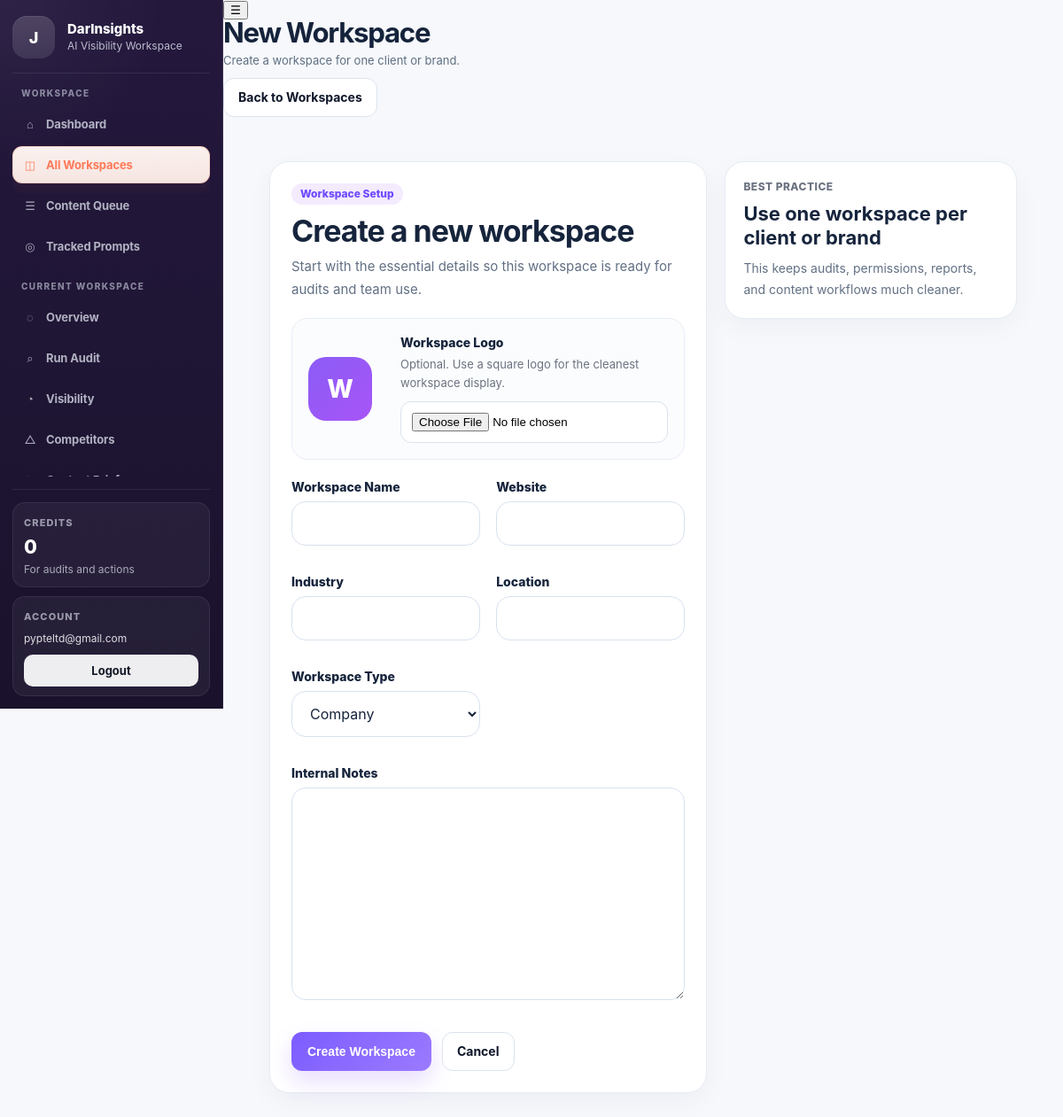
/clients/new (signed in), run on the app's committed database.
### app.py (models this page shows)
class User(UserMixin, db.Model):
    __tablename__ = "users"
    id = db.Column(db.Integer, primary_key=True)
    email = db.Column(db.String(255), unique=True, nullable=False)
    password_hash = db.Column(db.String(255), nullable=False)
    name = db.Column(db.String(255), nullable=False)
    referral_code = db.Column(db.String(50), unique=True, nullable=True)
    referred_by_user_id = db.Column(db.Integer, db.ForeignKey("users.id"), nullable=True)
    created_at = db.Column(db.DateTime, default=datetime.utcnow)
    role = db.Column(db.String(50), default="user")
    plan = db.Column(db.String(50), default="free")
    is_white_label_enabled = db.Column(db.Boolean, default=False)
    agency_name = db.Column(db.String(255), nullable=True)
    wallet = db.relationship(
        "Wallet",
        backref="user",
        uselist=False,
        cascade="all, delete-orphan",
    )
    clients = db.relationship(
        "Client",
        backref="user",
        lazy=True,
        cascade="all, delete-orphan",
    )

class Wallet(db.Model):
    __tablename__ = "wallets"
    id = db.Column(db.Integer, primary_key=True)
    user_id = db.Column(db.Integer, db.ForeignKey("users.id"), unique=True, nullable=False)
    balance = db.Column(db.Integer, default=0, nullable=False)
    updated_at = db.Column(db.DateTime, default=datetime.utcnow, onupdate=datetime.utcnow)

### app.py (the view, shortened to what this page needs)
@app.route("/clients/new", methods=["GET", "POST"])
@login_required
def create_client():
    view_mode = get_view_mode(current_user)
    existing_clients = build_client_views()
    if view_mode == "single" and len(existing_clients) >= 1:
        flash(
            "Your current plan supports 1 workspace only. Upgrade to add more workspaces.",
            "warning",
        )
        return redirect(url_for("pricing_page"))
    allowed, limit, count = can_create_workspace(current_user)
    if not allowed:
        flash(
            f"You’ve reached your workspace limit ({count}/{limit}) for your current plan. Upgrade to add more workspaces.",
            "warning",
        )
        return redirect(url_for("pricing_page"))
    return render_template(
        "client_form.html",
        error=None,
        form_data={},
        mode="create",
        client=None,
    )

### templates/client_form.html (shortened to what this page needs)
{% extends "base.html" %}
{% block page_header %}
<div class="page-header-standard">
    <div class="page-header-copy">
        <h1>{% if mode == "edit" %}Edit Workspace{% else %}New Workspace{% endif %}</h1>
        <p>
            {% if mode == "edit" %}
                Keep this workspace accurate, clean, and ready for audits and collaboration.
            {% else %}
                Create a workspace for one client or brand.
            {% endif %}
        </p>
    </div>
    <div class="page-header-actions">
        <a href="{% if client %}{{ url_for('client_detail', client_id=client.id) }}{% else %}{{ url_for('clients_page') }}{% endif %}" class="btn btn-secondary">
            {% if client %}Back to Workspace{% else %}Back to Workspaces{% endif %}
        </a>
    </div>
</div>
{% endblock %}
{% block content %}
<section class="workspace-form-shell">
    <div class="workspace-form-layout">
        <section class="workspace-form-card">
            <div class="workspace-form-head">
                <div>
                    <span class="section-kicker">{% if mode == "edit" %}Workspace Profile{% else %}Workspace Setup{% endif %}</span>
                    <h2>{% if mode == "edit" %}Update workspace details{% else %}Create a new workspace{% endif %}</h2>
                    <p>
                        {% if mode == "edit" %}
                            Update the main workspace details used across audits, reports, content, and collaboration.
                        {% else %}
                            Start with the essential details so this workspace is ready for audits and team use.
                        {% endif %}
                    </p>
                </div>
            </div>
            <form method="POST" enctype="multipart/form-data" class="workspace-form-stack">
                <div class="workspace-logo-section">
                    <div class="workspace-logo-preview-wrap">
                        {% if client and client.logo_url %}
                        <img src="{{ client.logo_url }}" alt="{{ client.name }} logo" class="workspace-logo-preview">
                        {% else %}
                        <div class="workspace-logo-fallback">
                            {{ ((form_data.get('name', '') if form_data else '')[:1] or (client.name[:1] if client and client.name else 'W'))|upper }}
                        </div>
                        {% endif %}
                    </div>
                    <div class="workspace-logo-copy">
                        <label for="logo">Workspace Logo</label>
                        <p>Optional. Use a square logo for the cleanest workspace display.</p>
                        <input id="logo" type="file" name="logo" accept=".png,.jpg,.jpeg,.webp,.svg">
                    </div>
                </div>
                <div class="form-grid-2">
                    <div class="form-field">
                        <label for="name">Workspace Name</label>
                        <input type="text" id="name" name="name" value="{{ form_data.get('name', '') if form_data else '' }}" required>
                    </div>
                    <div class="form-field">
                        <label for="website">Website</label>
                        <input type="text" id="website" name="website" value="{{ form_data.get('website', '') if form_data else '' }}" required>
                    </div>
                    <div class="form-field">
                        <label for="industry">Industry</label>
                        <input type="text" id="industry" name="industry" value="{{ form_data.get('industry', '') if form_data else '' }}">
                    </div>
                    <div class="form-field">
                        <label for="location">Location</label>
                        <input type="text" id="location" name="location" value="{{ form_data.get('location', '') if form_data else '' }}">
                    </div>
                    <div class="form-field">
                        <label for="owner_type">Workspace Type</label>
                        <select id="owner_type" name="owner_type">
                            {% set selected_owner_type = form_data.get('owner_type', 'company') if form_data else 'company' %}
                            <option value="company" {% if selected_owner_type == 'company' %}selected{% endif %}>Company</option>
                        </select>
                    </div>
                    <div class="form-field form-field-full">
                        <label for="notes">Internal Notes</label>
                        <textarea id="notes" name="notes" rows="5">{{ form_data.get('notes', '') if form_data else '' }}</textarea>
                    </div>
                </div>
                <div class="form-actions">
                    <button type="submit" class="btn btn-primary">
                        {% if mode == "edit" %}Save Changes{% else %}Create Workspace{% endif %}
                    </button>
                    <a href="{% if client %}{{ url_for('client_detail', client_id=client.id) }}{% else %}{{ url_for('clients_page') }}{% endif %}" class="btn btn-secondary">
                        Cancel
                    </a>
                </div>
            </form>
        </section>
        <aside class="workspace-form-side">
            <section class="workspace-mini-card">
                <span class="mini-label">Best Practice</span>
                <strong>Use one workspace per client or brand</strong>
                <p>This keeps audits, permissions, reports, and content workflows much cleaner.</p>
            </section>
        </aside>
    </div>
</section>
{% endblock %}

### templates/base.html (shortened to what this page needs)
<!DOCTYPE html>
<html lang="en">
<head>
    <link rel="stylesheet" href="{{ url_for('static', filename='styles-v2.1.css') }}">
</head>
<body class="{% block body_class %}{% endblock %}">
    {% set current_endpoint = request.endpoint or '' %}
    {% set sidebar_client = focused_client if focused_client is defined and focused_client else none %}
    <div class="app-shell">
        <aside class="app-sidebar" id="appSidebar" aria-hidden="true">
            <div class="sidebar-inner">
                <div class="sidebar-brand">
                    <a href="{{ url_for('index') }}" class="brand-link">
                        <div class="brand-mark">
                            {% if current_user.is_authenticated %}
                                {{ (current_user.name or current_user.email or "D")[0]|upper }}
                            {% else %}
                                D
                            {% endif %}
                        </div>
                        <div class="brand-copy">
                            <strong>DarInsights</strong>
                            <span>AI Visibility Workspace</span>
                        </div>
                    </a>
                </div>
                <nav class="sidebar-nav">
                    <div class="nav-group">
                        <div class="nav-label">Workspace</div>
                        <a href="{{ url_for('index') }}"
                           class="nav-item {% if current_endpoint in ['index', 'dashboard'] %}active{% endif %}">
                            <span class="nav-icon">⌂</span>
                            <span class="nav-text">Dashboard</span>
                        </a>
                        <a href="{{ url_for('clients_page') }}"
                           class="nav-item {% if current_endpoint in ['clients_page', 'client_detail', 'edit_client', 'create_client'] %}active{% endif %}">
                            <span class="nav-icon">◫</span>
                            <span class="nav-text">All Workspaces</span>
                        </a>
                        <a href="{{ url_for('content_queue_page') }}"
                           class="nav-item {% if current_endpoint in ['content_queue_page', 'content_queue'] %}active{% endif %}">
                            <span class="nav-icon">☰</span>
                            <span class="nav-text">Content Queue</span>
                        </a>
                        <a href="{{ url_for('position_tracking_page') }}"
                           class="nav-item {% if current_endpoint == 'position_tracking_page' %}active{% endif %}">
                            <span class="nav-icon">◎</span>
                            <span class="nav-text">Tracked Prompts</span>
                        </a>
                    </div>
                    {% if sidebar_client %}
                    <div class="nav-group">
                        <div class="nav-label">Current Workspace</div>
                        <a href="{{ url_for('client_detail', client_id=sidebar_client.id) }}"
                           class="nav-item {% if current_endpoint == 'client_detail' %}active{% endif %}">
                            <span class="nav-icon">◌</span>
                            <span class="nav-text">Overview</span>
                        </a>
                        <a href="{{ url_for('run_client_audit', client_id=sidebar_client.id) }}"
                           class="nav-item {% if current_endpoint in ['run_client_audit', 'new_audit', 'start_audit'] %}active{% endif %}">
                            <span class="nav-icon">⌕</span>
                            <span class="nav-text">Run Audit</span>
                        </a>
                        <a href="{{ url_for('client_visibility_page', client_id=sidebar_client.id) }}"
                           class="nav-item {% if current_endpoint == 'client_visibility_page' %}active{% endif %}">
                            <span class="nav-icon">◔</span>
                            <span class="nav-text">Visibility</span>
                        </a>
                        <a href="{{ url_for('client_competitors_page', client_id=sidebar_client.id) }}"
                           class="nav-item {% if current_endpoint in ['client_competitors_page', 'competitor_page'] %}active{% endif %}">
                            <span class="nav-icon">△</span>
                            <span class="nav-text">Competitors</span>
                        </a>
                        <a href="{{ url_for('generate_client_content_brief', client_id=sidebar_client.id) }}"
                           class="nav-item {% if current_endpoint in ['generate_client_content_brief', 'content_brief_form'] %}active{% endif %}">
                            <span class="nav-icon">✎</span>
                            <span class="nav-text">Content Brief</span>
                        </a>
                    </div>
                    {% endif %}
                </nav>
                <div class="sidebar-footer">
                    <div class="sidebar-footer-panel sidebar-credits-panel">
                        <div class="sidebar-footer-head">
                            <span class="sidebar-footer-kicker">Credits</span>
                        </div>
                        <div class="sidebar-credits-value">
                            {% if current_user.is_authenticated and current_user.plan == 'dev_unlimited' %}
                                Unlimited
                            {% elif current_user.is_authenticated and current_user.wallet %}
                                {{ current_user.wallet.balance }}
                            {% else %}
                                0
                            {% endif %}
                        </div>
                        <div class="sidebar-credits-meta">
                            For audits and actions
                        </div>
                    </div>
                    <div class="sidebar-footer-panel">
                        <div class="sidebar-footer-head">
                            <span class="sidebar-footer-kicker">Account</span>
                        </div>
                        <div class="sidebar-account-email">
                            {{ current_user.email if current_user.is_authenticated else 'Guest' }}
                        </div>
                        {% if current_user.is_authenticated %}
                            <a href="{{ url_for('logout') }}" class="sidebar-logout-btn">Logout</a>
                        {% else %}
                            <a href="{{ url_for('login') }}" class="sidebar-logout-btn">Login</a>
                        {% endif %}
                    </div>
                </div>
            </div>
        </aside>
        <div class="app-main">
            <header class="app-topbar">
                <div class="topbar-left">
                    <button class="sidebar-toggle" type="button" aria-label="Open navigation" aria-expanded="false" aria-controls="appSidebar">
                        ☰
                    </button>
                    <div class="topbar-heading">
                        {% block page_header %}{% endblock %}
                    </div>
                </div>
            </header>
            <main class="app-content">
                {% block content %}{% endblock %}
            </main>
        </div>
    </div>
</body>
</html>

### data on the page
User: name "J", email "pypteltd@gmail.com"
Wallet: wallet.balance "0"
